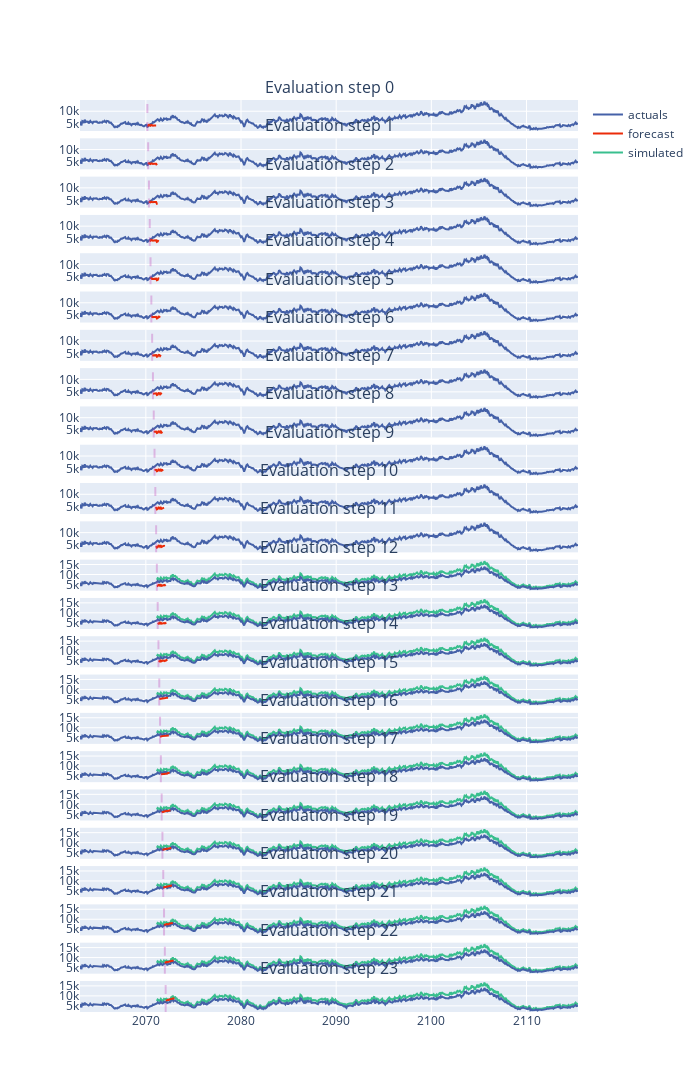

The notebook cell this image was saved under:
### Markdown cell above
## Detailed View

### Code cell
fig = evaluator.plot_detail(run = 0)
fig.update_layout(width=700, height=5000)
fig

### Figure 1 — Plotly figure (JSON) as saved in the notebook; plotly's stock layout.template omitted (floating-point values rounded to 4 significant figures; data arrays with more than 128 entries replaced by an {"elided": "..."} marker saying what was removed)
{"data": [{"line": {"color": "#4561a8"}, "mode": "lines", "name": "actuals", "showlegend": true, "type": "scatter", "x": {"elided": "629 str values"}, "xaxis": "x", "y": {"elided": "629 int values"}, "yaxis": "y"}, {"line": {"color": "#eb2b09"}, "mode": "lines", "name": "forecast", "showlegend": true, "type": "scatter", "x": ["2070-02-28", "2070-03-31", "2070-04-30", "2070-05-31", "2070-06-30", "2070-07-31", "2070-08-31", "2070-09-30", "2070-10-31", "2070-11-30", "2070-12-31", "2071-01-31"], "xaxis": "x", "y": [4267.0, 4195.0, 4545.0, 4371.0, 4210.0, 4491.0, 4211.0, 4242.0, 4319.0, 4298.0, 4179.0, 4335.0], "yaxis": "y"}, {"line": {"color": "#4561a8"}, "mode": "lines", "name": "actuals", "showlegend": false, "type": "scatter", "x": {"elided": "629 str values"}, "xaxis": "x2", "y": {"elided": "629 int values"}, "yaxis": "y2"}, {"line": {"color": "#eb2b09"}, "mode": "lines", "name": "forecast", "showlegend": false, "type": "scatter", "x": ["2070-03-31", "2070-04-30", "2070-05-31", "2070-06-30", "2070-07-31", "2070-08-31", "2070-09-30", "2070-10-31", "2070-11-30", "2070-12-31", "2071-01-31", "2071-02-28"], "xaxis": "x2", "y": [4180.0, 4529.0, 4353.0, 4192.0, 4471.0, 4191.0, 4222.0, 4300.0, 4280.0, 4163.0, 4317.0, 3699.0], "yaxis": "y2"}, {"line": {"color": "#4561a8"}, "mode": "lines", "name": "actuals", "showlegend": false, "type": "scatter", "x": {"elided": "629 str values"}, "xaxis": "x3", "y": {"elided": "629 int values"}, "yaxis": "y3"}, {"line": {"color": "#eb2b09"}, "mode": "lines", "name": "forecast", "showlegend": false, "type": "scatter", "x": ["2070-04-30", "2070-05-31", "2070-06-30", "2070-07-31", "2070-08-31", "2070-09-30", "2070-10-31", "2070-11-30", "2070-12-31", "2071-01-31", "2071-02-28", "2071-03-31"], "xaxis": "x3", "y": [4517.0, 4341.0, 4179.0, 4457.0, 4177.0, 4208.0, 4286.0, 4267.0, 4150.0, 4303.0, 3688.0, 3823.0], "yaxis": "y3"}, {"line": {"color": "#4561a8"}, "mode": "lines", "name": "actuals", "showlegend": false, "type": "scatter", "x": {"elided": "629 str values"}, "xaxis": "x4", "y": {"elided": "629 int values"}, "yaxis": "y4"}, {"line": {"color": "#eb2b09"}, "mode": "lines", "name": "forecast", "showlegend": false, "type": "scatter", "x": ["2070-05-31", "2070-06-30", "2070-07-31", "2070-08-31", "2070-09-30", "2070-10-31", "2070-11-30", "2070-12-31", "2071-01-31", "2071-02-28", "2071-03-31", "2071-04-30"], "xaxis": "x4", "y": [4338.0, 4175.0, 4454.0, 4173.0, 4204.0, 4282.0, 4263.0, 4146.0, 4299.0, 3685.0, 3820.0, 4433.0], "yaxis": "y4"}, {"line": {"color": "#4561a8"}, "mode": "lines", "name": "actuals", "showlegend": false, "type": "scatter", "x": {"elided": "629 str values"}, "xaxis": "x5", "y": {"elided": "629 int values"}, "yaxis": "y5"}, {"line": {"color": "#eb2b09"}, "mode": "lines", "name": "forecast", "showlegend": false, "type": "scatter", "x": ["2070-06-30", "2070-07-31", "2070-08-31", "2070-09-30", "2070-10-31", "2070-11-30", "2070-12-31", "2071-01-31", "2071-02-28", "2071-03-31", "2071-04-30", "2071-05-31"], "xaxis": "x5", "y": [4188.0, 4468.0, 4187.0, 4219.0, 4297.0, 4279.0, 4162.0, 4316.0, 3700.0, 3833.0, 4445.0, 4399.0], "yaxis": "y5"}, {"line": {"color": "#4561a8"}, "mode": "lines", "name": "actuals", "showlegend": false, "type": "scatter", "x": {"elided": "629 str values"}, "xaxis": "x6", "y": {"elided": "629 int values"}, "yaxis": "y6"}, {"line": {"color": "#eb2b09"}, "mode": "lines", "name": "forecast", "showlegend": false, "type": "scatter", "x": ["2070-07-31", "2070-08-31", "2070-09-30", "2070-10-31", "2070-11-30", "2070-12-31", "2071-01-31", "2071-02-28", "2071-03-31", "2071-04-30", "2071-05-31", "2071-06-30"], "xaxis": "x6", "y": [4485.0, 4205.0, 4238.0, 4318.0, 4300.0, 4184.0, 4341.0, 3722.0, 3852.0, 4460.0, 4412.0, 4003.0], "yaxis": "y6"}, {"line": {"color": "#4561a8"}, "mode": "lines", "name": "actuals", "showlegend": false, "type": "scatter", "x": {"elided": "629 str values"}, "xaxis": "x7", "y": {"elided": "629 int values"}, "yaxis": "y7"}, {"line": {"color": "#eb2b09"}, "mode": "lines", "name": "forecast", "showlegend": false, "type": "scatter", "x": ["2070-08-31", "2070-09-30", "2070-10-31", "2070-11-30", "2070-12-31", "2071-01-31", "2071-02-28", "2071-03-31", "2071-04-30", "2071-05-31", "2071-06-30", "2071-07-31"], "xaxis": "x7", "y": [4218.0, 4251.0, 4330.0, 4313.0, 4199.0, 4356.0, 3743.0, 3869.0, 4470.0, 4420.0, 4016.0, 4422.0], "yaxis": "y7"}, {"line": {"color": "#4561a8"}, "mode": "lines", "name": "actuals", "showlegend": false, "type": "scatter", "x": {"elided": "629 str values"}, "xaxis": "x8", "y": {"elided": "629 int values"}, "yaxis": "y8"}, {"line": {"color": "#eb2b09"}, "mode": "lines", "name": "forecast", "showlegend": false, "type": "scatter", "x": ["2070-09-30", "2070-10-31", "2070-11-30", "2070-12-31", "2071-01-31", "2071-02-28", "2071-03-31", "2071-04-30", "2071-05-31", "2071-06-30", "2071-07-31", "2071-08-31"], "xaxis": "x8", "y": [4270.0, 4353.0, 4338.0, 4225.0, 4389.0, 3772.0, 3899.0, 4501.0, 4447.0, 4032.0, 4440.0, 4034.0], "yaxis": "y8"}, {"line": {"color": "#4561a8"}, "mode": "lines", "name": "actuals", "showlegend": false, "type": "scatter", "x": {"elided": "629 str values"}, "xaxis": "x9", "y": {"elided": "629 int values"}, "yaxis": "y9"}, {"line": {"color": "#eb2b09"}, "mode": "lines", "name": "forecast", "showlegend": false, "type": "scatter", "x": ["2070-10-31", "2070-11-30", "2070-12-31", "2071-01-31", "2071-02-28", "2071-03-31", "2071-04-30", "2071-05-31", "2071-06-30", "2071-07-31", "2071-08-31", "2071-09-30"], "xaxis": "x9", "y": [4387.0, 4375.0, 4265.0, 4439.0, 3825.0, 3956.0, 4555.0, 4495.0, 4072.0, 4473.0, 4061.0, 4311.0], "yaxis": "y9"}, {"line": {"color": "#4561a8"}, "mode": "lines", "name": "actuals", "showlegend": false, "type": "scatter", "x": {"elided": "629 str values"}, "xaxis": "x10", "y": {"elided": "629 int values"}, "yaxis": "y10"}, {"line": {"color": "#eb2b09"}, "mode": "lines", "name": "forecast", "showlegend": false, "type": "scatter", "x": ["2070-11-30", "2070-12-31", "2071-01-31", "2071-02-28", "2071-03-31", "2071-04-30", "2071-05-31", "2071-06-30", "2071-07-31", "2071-08-31", "2071-09-30", "2071-10-31"], "xaxis": "x10", "y": [4423.0, 4316.0, 4495.0, 3881.0, 4019.0, 4622.0, 4560.0, 4133.0, 4529.0, 4111.0, 4357.0, 4506.0], "yaxis": "y10"}, {"line": {"color": "#4561a8"}, "mode": "lines", "name": "actuals", "showlegend": false, "type": "scatter", "x": {"elided": "629 str values"}, "xaxis": "x11", "y": {"elided": "629 int values"}, "yaxis": "y11"}, {"line": {"color": "#eb2b09"}, "mode": "lines", "name": "forecast", "showlegend": false, "type": "scatter", "x": ["2070-12-31", "2071-01-31", "2071-02-28", "2071-03-31", "2071-04-30", "2071-05-31", "2071-06-30", "2071-07-31", "2071-08-31", "2071-09-30", "2071-10-31", "2071-11-30"], "xaxis": "x11", "y": [4381.0, 4564.0, 3947.0, 4097.0, 4707.0, 4648.0, 4220.0, 4610.0, 4186.0, 4425.0, 4570.0, 4646.0], "yaxis": "y11"}, {"line": {"color": "#4561a8"}, "mode": "lines", "name": "actuals", "showlegend": false, "type": "scatter", "x": {"elided": "629 str values"}, "xaxis": "x12", "y": {"elided": "629 int values"}, "yaxis": "y12"}, {"line": {"color": "#eb2b09"}, "mode": "lines", "name": "forecast", "showlegend": false, "type": "scatter", "x": ["2071-01-31", "2071-02-28", "2071-03-31", "2071-04-30", "2071-05-31", "2071-06-30", "2071-07-31", "2071-08-31", "2071-09-30", "2071-10-31", "2071-11-30", "2071-12-31"], "xaxis": "x12", "y": [4623.0, 3995.0, 4158.0, 4779.0, 4726.0, 4299.0, 4687.0, 4256.0, 4489.0, 4628.0, 4698.0, 4544.0], "yaxis": "y12"}, {"line": {"color": "#39bf8e"}, "mode": "lines", "name": "simulated", "showlegend": true, "type": "scatter", "x": {"elided": "532 str values"}, "xaxis": "x13", "y": {"elided": "532 int values"}, "yaxis": "y13"}, {"line": {"color": "#4561a8"}, "mode": "lines", "name": "actuals", "showlegend": false, "type": "scatter", "x": {"elided": "629 str values"}, "xaxis": "x13", "y": {"elided": "629 int values"}, "yaxis": "y13"}, {"line": {"color": "#eb2b09"}, "mode": "lines", "name": "forecast", "showlegend": false, "type": "scatter", "x": ["2071-02-28", "2071-03-31", "2071-04-30", "2071-05-31", "2071-06-30", "2071-07-31", "2071-08-31", "2071-09-30", "2071-10-31", "2071-11-30", "2071-12-31", "2072-01-31"], "xaxis": "x13", "y": [4052.0, 4231.0, 4865.0, 4824.0, 4403.0, 4792.0, 4359.0, 4585.0, 4716.0, 4781.0, 4625.0, 5020.0], "yaxis": "y13"}, {"line": {"color": "#39bf8e"}, "mode": "lines", "name": "simulated", "showlegend": false, "type": "scatter", "x": {"elided": "532 str values"}, "xaxis": "x14", "y": {"elided": "532 int values"}, "yaxis": "y14"}, {"line": {"color": "#4561a8"}, "mode": "lines", "name": "actuals", "showlegend": false, "type": "scatter", "x": {"elided": "629 str values"}, "xaxis": "x14", "y": {"elided": "629 int values"}, "yaxis": "y14"}, {"line": {"color": "#eb2b09"}, "mode": "lines", "name": "forecast", "showlegend": false, "type": "scatter", "x": ["2071-03-31", "2071-04-30", "2071-05-31", "2071-06-30", "2071-07-31", "2071-08-31", "2071-09-30", "2071-10-31", "2071-11-30", "2071-12-31", "2072-01-31", "2072-02-29"], "xaxis": "x14", "y": [4265.0, 4941.0, 4951.0, 4579.0, 5004.0, 4587.0, 4805.0, 4905.0, 4927.0, 4725.0, 5076.0, 5006.0], "yaxis": "y14"}, {"line": {"color": "#39bf8e"}, "mode": "lines", "name": "simulated", "showlegend": false, "type": "scatter", "x": {"elided": "532 str values"}, "xaxis": "x15", "y": {"elided": "532 int values"}, "yaxis": "y15"}, {"line": {"color": "#4561a8"}, "mode": "lines", "name": "actuals", "showlegend": false, "type": "scatter", "x": {"elided": "629 str values"}, "xaxis": "x15", "y": {"elided": "629 int values"}, "yaxis": "y15"}, {"line": {"color": "#eb2b09"}, "mode": "lines", "name": "forecast", "showlegend": false, "type": "scatter", "x": ["2071-04-30", "2071-05-31", "2071-06-30", "2071-07-31", "2071-08-31", "2071-09-30", "2071-10-31", "2071-11-30", "2071-12-31", "2072-01-31", "2072-02-29", "2072-03-31"], "xaxis": "x15", "y": [5076.0, 5133.0, 4818.0, 5299.0, 4928.0, 5171.0, 5271.0, 5272.0, 5031.0, 5343.0, 5558.0, 5101.0], "yaxis": "y15"}, {"line": {"color": "#39bf8e"}, "mode": "lines", "name": "simulated", "showlegend": false, "type": "scatter", "x": {"elided": "532 str values"}, "xaxis": "x16", "y": {"elided": "532 int values"}, "yaxis": "y16"}, {"line": {"color": "#4561a8"}, "mode": "lines", "name": "actuals", "showlegend": false, "type": "scatter", "x": {"elided": "629 str values"}, "xaxis": "x16", "y": {"elided": "629 int values"}, "yaxis": "y16"}, {"line": {"color": "#eb2b09"}, "mode": "lines", "name": "forecast", "showlegend": false, "type": "scatter", "x": ["2071-05-31", "2071-06-30", "2071-07-31", "2071-08-31", "2071-09-30", "2071-10-31", "2071-11-30", "2071-12-31", "2072-01-31", "2072-02-29", "2072-03-31", "2072-04-30"], "xaxis": "x16", "y": [5265.0, 5270.0, 5497.0, 5401.0, 5496.0, 5525.0, 5547.0, 5504.0, 5671.0, 5772.0, 5694.0, 5870.0], "yaxis": "y16"}, {"line": {"color": "#39bf8e"}, "mode": "lines", "name": "simulated", "showlegend": false, "type": "scatter", "x": {"elided": "532 str values"}, "xaxis": "x17", "y": {"elided": "532 int values"}, "yaxis": "y17"}, {"line": {"color": "#4561a8"}, "mode": "lines", "name": "actuals", "showlegend": false, "type": "scatter", "x": {"elided": "629 str values"}, "xaxis": "x17", "y": {"elided": "629 int values"}, "yaxis": "y17"}, {"line": {"color": "#eb2b09"}, "mode": "lines", "name": "forecast", "showlegend": false, "type": "scatter", "x": ["2071-06-30", "2071-07-31", "2071-08-31", "2071-09-30", "2071-10-31", "2071-11-30", "2071-12-31", "2072-01-31", "2072-02-29", "2072-03-31", "2072-04-30", "2072-05-31"], "xaxis": "x17", "y": [5537.0, 5772.0, 5696.0, 5801.0, 5841.0, 5875.0, 5846.0, 6015.0, 6124.0, 6071.0, 6262.0, 6077.0], "yaxis": "y17"}, {"line": {"color": "#39bf8e"}, "mode": "lines", "name": "simulated", "showlegend": false, "type": "scatter", "x": {"elided": "532 str values"}, "xaxis": "x18", "y": {"elided": "532 int values"}, "yaxis": "y18"}, {"line": {"color": "#4561a8"}, "mode": "lines", "name": "actuals", "showlegend": false, "type": "scatter", "x": {"elided": "629 str values"}, "xaxis": "x18", "y": {"elided": "629 int values"}, "yaxis": "y18"}, {"line": {"color": "#eb2b09"}, "mode": "lines", "name": "forecast", "showlegend": false, "type": "scatter", "x": ["2071-07-31", "2071-08-31", "2071-09-30", "2071-10-31", "2071-11-30", "2071-12-31", "2072-01-31", "2072-02-29", "2072-03-31", "2072-04-30", "2072-05-31", "2072-06-30"], "xaxis": "x18", "y": [5926.0, 5854.0, 5970.0, 6021.0, 6066.0, 6042.0, 6227.0, 6340.0, 6291.0, 6485.0, 6312.0, 6474.0], "yaxis": "y18"}, {"line": {"color": "#39bf8e"}, "mode": "lines", "name": "simulated", "showlegend": false, "type": "scatter", "x": {"elided": "532 str values"}, "xaxis": "x19", "y": {"elided": "532 int values"}, "yaxis": "y19"}, {"line": {"color": "#4561a8"}, "mode": "lines", "name": "actuals", "showlegend": false, "type": "scatter", "x": {"elided": "629 str values"}, "xaxis": "x19", "y": {"elided": "629 int values"}, "yaxis": "y19"}, {"line": {"color": "#eb2b09"}, "mode": "lines", "name": "forecast", "showlegend": false, "type": "scatter", "x": ["2071-08-31", "2071-09-30", "2071-10-31", "2071-11-30", "2071-12-31", "2072-01-31", "2072-02-29", "2072-03-31", "2072-04-30", "2072-05-31", "2072-06-30", "2072-07-31"], "xaxis": "x19", "y": [6074.0, 6215.0, 6291.0, 6358.0, 6346.0, 6561.0, 6684.0, 6630.0, 6832.0, 6670.0, 6866.0, 7022.0], "yaxis": "y19"}, {"line": {"color": "#39bf8e"}, "mode": "lines", "name": "simulated", "showlegend": false, "type": "scatter", "x": {"elided": "532 str values"}, "xaxis": "x20", "y": {"elided": "532 int values"}, "yaxis": "y20"}, {"line": {"color": "#4561a8"}, "mode": "lines", "name": "actuals", "showlegend": false, "type": "scatter", "x": {"elided": "629 str values"}, "xaxis": "x20", "y": {"elided": "629 int values"}, "yaxis": "y20"}, {"line": {"color": "#eb2b09"}, "mode": "lines", "name": "forecast", "showlegend": false, "type": "scatter", "x": ["2071-09-30", "2071-10-31", "2071-11-30", "2071-12-31", "2072-01-31", "2072-02-29", "2072-03-31", "2072-04-30", "2072-05-31", "2072-06-30", "2072-07-31", "2072-08-31"], "xaxis": "x20", "y": [6412.0, 6507.0, 6589.0, 6584.0, 6810.0, 6925.0, 6872.0, 7079.0, 6932.0, 7146.0, 7312.0, 7327.0], "yaxis": "y20"}, {"line": {"color": "#39bf8e"}, "mode": "lines", "name": "simulated", "showlegend": false, "type": "scatter", "x": {"elided": "532 str values"}, "xaxis": "x21", "y": {"elided": "532 int values"}, "yaxis": "y21"}, {"line": {"color": "#4561a8"}, "mode": "lines", "name": "actuals", "showlegend": false, "type": "scatter", "x": {"elided": "629 str values"}, "xaxis": "x21", "y": {"elided": "629 int values"}, "yaxis": "y21"}, {"line": {"color": "#eb2b09"}, "mode": "lines", "name": "forecast", "showlegend": false, "type": "scatter", "x": ["2071-10-31", "2071-11-30", "2071-12-31", "2072-01-31", "2072-02-29", "2072-03-31", "2072-04-30", "2072-05-31", "2072-06-30", "2072-07-31", "2072-08-31", "2072-09-30"], "xaxis": "x21", "y": [6721.0, 6827.0, 6827.0, 7107.0, 7256.0, 7172.0, 7371.0, 7235.0, 7514.0, 7645.0, 7717.0, 7699.0], "yaxis": "y21"}, {"line": {"color": "#39bf8e"}, "mode": "lines", "name": "simulated", "showlegend": false, "type": "scatter", "x": {"elided": "532 str values"}, "xaxis": "x22", "y": {"elided": "532 int values"}, "yaxis": "y22"}, {"line": {"color": "#4561a8"}, "mode": "lines", "name": "actuals", "showlegend": false, "type": "scatter", "x": {"elided": "629 str values"}, "xaxis": "x22", "y": {"elided": "629 int values"}, "yaxis": "y22"}, {"line": {"color": "#eb2b09"}, "mode": "lines", "name": "forecast", "showlegend": false, "type": "scatter", "x": ["2071-11-30", "2071-12-31", "2072-01-31", "2072-02-29", "2072-03-31", "2072-04-30", "2072-05-31", "2072-06-30", "2072-07-31", "2072-08-31", "2072-09-30", "2072-10-31"], "xaxis": "x22", "y": [7102.0, 7107.0, 7440.0, 7629.0, 7510.0, 7690.0, 7565.0, 7912.0, 8013.0, 8153.0, 8134.0, 8119.0], "yaxis": "y22"}, {"line": {"color": "#39bf8e"}, "mode": "lines", "name": "simulated", "showlegend": false, "type": "scatter", "x": {"elided": "532 str values"}, "xaxis": "x23", "y": {"elided": "532 int values"}, "yaxis": "y23"}, {"line": {"color": "#4561a8"}, "mode": "lines", "name": "actuals", "showlegend": false, "type": "scatter", "x": {"elided": "629 str values"}, "xaxis": "x23", "y": {"elided": "629 int values"}, "yaxis": "y23"}, {"line": {"color": "#eb2b09"}, "mode": "lines", "name": "forecast", "showlegend": false, "type": "scatter", "x": ["2071-12-31", "2072-01-31", "2072-02-29", "2072-03-31", "2072-04-30", "2072-05-31", "2072-06-30", "2072-07-31", "2072-08-31", "2072-09-30", "2072-10-31", "2072-11-30"], "xaxis": "x23", "y": [7252.0, 7600.0, 7821.0, 7709.0, 7886.0, 7764.0, 8113.0, 8234.0, 8383.0, 8389.0, 8406.0, 8463.0], "yaxis": "y23"}, {"line": {"color": "#39bf8e"}, "mode": "lines", "name": "simulated", "showlegend": false, "type": "scatter", "x": {"elided": "532 str values"}, "xaxis": "x24", "y": {"elided": "532 int values"}, "yaxis": "y24"}, {"line": {"color": "#4561a8"}, "mode": "lines", "name": "actuals", "showlegend": false, "type": "scatter", "x": {"elided": "629 str values"}, "xaxis": "x24", "y": {"elided": "629 int values"}, "yaxis": "y24"}, {"line": {"color": "#eb2b09"}, "mode": "lines", "name": "forecast", "showlegend": false, "type": "scatter", "x": ["2072-01-31", "2072-02-29", "2072-03-31", "2072-04-30", "2072-05-31", "2072-06-30", "2072-07-31", "2072-08-31", "2072-09-30", "2072-10-31", "2072-11-30", "2072-12-31"], "xaxis": "x24", "y": [7722.0, 7994.0, 7865.0, 8036.0, 7915.0, 8281.0, 8408.0, 8581.0, 8602.0, 8627.0, 8692.0, 8807.0], "yaxis": "y24"}], "layout": {"annotations": [{"font": {"size": 16}, "showarrow": false, "text": "Evaluation step 0", "x": 0.5, "xanchor": "center", "xref": "paper", "y": 1, "yanchor": "bottom", "yref": "paper"}, {"font": {"size": 16}, "showarrow": false, "text": "Evaluation step 1", "x": 0.5, "xanchor": "center", "xref": "paper", "y": 0.958, "yanchor": "bottom", "yref": "paper"}, {"font": {"size": 16}, "showarrow": false, "text": "Evaluation step 2", "x": 0.5, "xanchor": "center", "xref": "paper", "y": 0.916, "yanchor": "bottom", "yref": "paper"}, {"font": {"size": 16}, "showarrow": false, "text": "Evaluation step 3", "x": 0.5, "xanchor": "center", "xref": "paper", "y": 0.874, "yanchor": "bottom", "yref": "paper"}, {"font": {"size": 16}, "showarrow": false, "text": "Evaluation step 4", "x": 0.5, "xanchor": "center", "xref": "paper", "y": 0.832, "yanchor": "bottom", "yref": "paper"}, {"font": {"size": 16}, "showarrow": false, "text": "Evaluation step 5", "x": 0.5, "xanchor": "center", "xref": "paper", "y": 0.79, "yanchor": "bottom", "yref": "paper"}, {"font": {"size": 16}, "showarrow": false, "text": "Evaluation step 6", "x": 0.5, "xanchor": "center", "xref": "paper", "y": 0.748, "yanchor": "bottom", "yref": "paper"}, {"font": {"size": 16}, "showarrow": false, "text": "Evaluation step 7", "x": 0.5, "xanchor": "center", "xref": "paper", "y": 0.706, "yanchor": "bottom", "yref": "paper"}, {"font": {"size": 16}, "showarrow": false, "text": "Evaluation step 8", "x": 0.5, "xanchor": "center", "xref": "paper", "y": 0.664, "yanchor": "bottom", "yref": "paper"}, {"font": {"size": 16}, "showarrow": false, "text": "Evaluation step 9", "x": 0.5, "xanchor": "center", "xref": "paper", "y": 0.622, "yanchor": "bottom", "yref": "paper"}, {"font": {"size": 16}, "showarrow": false, "text": "Evaluation step 10", "x": 0.5, "xanchor": "center", "xref": "paper", "y": 0.58, "yanchor": "bottom", "yref": "paper"}, {"font": {"size": 16}, "showarrow": false, "text": "Evaluation step 11", "x": 0.5, "xanchor": "center", "xref": "paper", "y": 0.538, "yanchor": "bottom", "yref": "paper"}, {"font": {"size": 16}, "showarrow": false, "text": "Evaluation step 12", "x": 0.5, "xanchor": "center", "xref": "paper", "y": 0.496, "yanchor": "bottom", "yref": "paper"}, {"font": {"size": 16}, "showarrow": false, "text": "Evaluation step 13", "x": 0.5, "xanchor": "center", "xref": "paper", "y": 0.454, "yanchor": "bottom", "yref": "paper"}, {"font": {"size": 16}, "showarrow": false, "text": "Evaluation step 14", "x": 0.5, "xanchor": "center", "xref": "paper", "y": 0.412, "yanchor": "bottom", "yref": "paper"}, {"font": {"size": 16}, "showarrow": false, "text": "Evaluation step 15", "x": 0.5, "xanchor": "center", "xref": "paper", "y": 0.37, "yanchor": "bottom", "yref": "paper"}, {"font": {"size": 16}, "showarrow": false, "text": "Evaluation step 16", "x": 0.5, "xanchor": "center", "xref": "paper", "y": 0.328, "yanchor": "bottom", "yref": "paper"}, {"font": {"size": 16}, "showarrow": false, "text": "Evaluation step 17", "x": 0.5, "xanchor": "center", "xref": "paper", "y": 0.286, "yanchor": "bottom", "yref": "paper"}, {"font": {"size": 16}, "showarrow": false, "text": "Evaluation step 18", "x": 0.5, "xanchor": "center", "xref": "paper", "y": 0.244, "yanchor": "bottom", "yref": "paper"}, {"font": {"size": 16}, "showarrow": false, "text": "Evaluation step 19", "x": 0.5, "xanchor": "center", "xref": "paper", "y": 0.202, "yanchor": "bottom", "yref": "paper"}, {"font": {"size": 16}, "showarrow": false, "text": "Evaluation step 20", "x": 0.5, "xanchor": "center", "xref": "paper", "y": 0.16, "yanchor": "bottom", "yref": "paper"}, {"font": {"size": 16}, "showarrow": false, "text": "Evaluation step 21", "x": 0.5, "xanchor": "center", "xref": "paper", "y": 0.118, "yanchor": "bottom", "yref": "paper"}, {"font": {"size": 16}, "showarrow": false, "text": "Evaluation step 22", "x": 0.5, "xanchor": "center", "xref": "paper", "y": 0.076, "yanchor": "bottom", "yref": "paper"}, {"font": {"size": 16}, "showarrow": false, "text": "Evaluation step 23", "x": 0.5, "xanchor": "center", "xref": "paper", "y": 0.034, "yanchor": "bottom", "yref": "paper"}], "height": 5000, "shapes": [{"line": {"color": "#bf39b4", "dash": "dash", "width": 2}, "name": "forecast origin 2070-02-28", "opacity": 0.3, "type": "line", "x0": "2070-02-28", "x1": "2070-02-28", "xref": "x", "y0": 0, "y1": 1, "yref": "y domain"}, {"line": {"color": "#bf39b4", "dash": "dash", "width": 2}, "name": "forecast origin 2070-03-31", "opacity": 0.3, "type": "line", "x0": "2070-03-31", "x1": "2070-03-31", "xref": "x2", "y0": 0, "y1": 1, "yref": "y2 domain"}, {"line": {"color": "#bf39b4", "dash": "dash", "width": 2}, "name": "forecast origin 2070-04-30", "opacity": 0.3, "type": "line", "x0": "2070-04-30", "x1": "2070-04-30", "xref": "x3", "y0": 0, "y1": 1, "yref": "y3 domain"}, {"line": {"color": "#bf39b4", "dash": "dash", "width": 2}, "name": "forecast origin 2070-05-31", "opacity": 0.3, "type": "line", "x0": "2070-05-31", "x1": "2070-05-31", "xref": "x4", "y0": 0, "y1": 1, "yref": "y4 domain"}, {"line": {"color": "#bf39b4", "dash": "dash", "width": 2}, "name": "forecast origin 2070-06-30", "opacity": 0.3, "type": "line", "x0": "2070-06-30", "x1": "2070-06-30", "xref": "x5", "y0": 0, "y1": 1, "yref": "y5 domain"}, {"line": {"color": "#bf39b4", "dash": "dash", "width": 2}, "name": "forecast origin 2070-07-31", "opacity": 0.3, "type": "line", "x0": "2070-07-31", "x1": "2070-07-31", "xref": "x6", "y0": 0, "y1": 1, "yref": "y6 domain"}, {"line": {"color": "#bf39b4", "dash": "dash", "width": 2}, "name": "forecast origin 2070-08-31", "opacity": 0.3, "type": "line", "x0": "2070-08-31", "x1": "2070-08-31", "xref": "x7", "y0": 0, "y1": 1, "yref": "y7 domain"}, {"line": {"color": "#bf39b4", "dash": "dash", "width": 2}, "name": "forecast origin 2070-09-30", "opacity": 0.3, "type": "line", "x0": "2070-09-30", "x1": "2070-09-30", "xref": "x8", "y0": 0, "y1": 1, "yref": "y8 domain"}, {"line": {"color": "#bf39b4", "dash": "dash", "width": 2}, "name": "forecast origin 2070-10-31", "opacity": 0.3, "type": "line", "x0": "2070-10-31", "x1": "2070-10-31", "xref": "x9", "y0": 0, "y1": 1, "yref": "y9 domain"}, {"line": {"color": "#bf39b4", "dash": "dash", "width": 2}, "name": "forecast origin 2070-11-30", "opacity": 0.3, "type": "line", "x0": "2070-11-30", "x1": "2070-11-30", "xref": "x10", "y0": 0, "y1": 1, "yref": "y10 domain"}, {"line": {"color": "#bf39b4", "dash": "dash", "width": 2}, "name": "forecast origin 2070-12-31", "opacity": 0.3, "type": "line", "x0": "2070-12-31", "x1": "2070-12-31", "xref": "x11", "y0": 0, "y1": 1, "yref": "y11 domain"}, {"line": {"color": "#bf39b4", "dash": "dash", "width": 2}, "name": "forecast origin 2071-01-31", "opacity": 0.3, "type": "line", "x0": "2071-01-31", "x1": "2071-01-31", "xref": "x12", "y0": 0, "y1": 1, "yref": "y12 domain"}, {"line": {"color": "#bf39b4", "dash": "dash", "width": 2}, "name": "forecast origin 2071-02-28", "opacity": 0.3, "type": "line", "x0": "2071-02-28", "x1": "2071-02-28", "xref": "x13", "y0": 0, "y1": 1, "yref": "y13 domain"}, {"line": {"color": "#bf39b4", "dash": "dash", "width": 2}, "name": "forecast origin 2071-03-31", "opacity": 0.3, "type": "line", "x0": "2071-03-31", "x1": "2071-03-31", "xref": "x14", "y0": 0, "y1": 1, "yref": "y14 domain"}, {"line": {"color": "#bf39b4", "dash": "dash", "width": 2}, "name": "forecast origin 2071-04-30", "opacity": 0.3, "type": "line", "x0": "2071-04-30", "x1": "2071-04-30", "xref": "x15", "y0": 0, "y1": 1, "yref": "y15 domain"}, {"line": {"color": "#bf39b4", "dash": "dash", "width": 2}, "name": "forecast origin 2071-05-31", "opacity": 0.3, "type": "line", "x0": "2071-05-31", "x1": "2071-05-31", "xref": "x16", "y0": 0, "y1": 1, "yref": "y16 domain"}, {"line": {"color": "#bf39b4", "dash": "dash", "width": 2}, "name": "forecast origin 2071-06-30", "opacity": 0.3, "type": "line", "x0": "2071-06-30", "x1": "2071-06-30", "xref": "x17", "y0": 0, "y1": 1, "yref": "y17 domain"}, {"line": {"color": "#bf39b4", "dash": "dash", "width": 2}, "name": "forecast origin 2071-07-31", "opacity": 0.3, "type": "line", "x0": "2071-07-31", "x1": "2071-07-31", "xref": "x18", "y0": 0, "y1": 1, "yref": "y18 domain"}, {"line": {"color": "#bf39b4", "dash": "dash", "width": 2}, "name": "forecast origin 2071-08-31", "opacity": 0.3, "type": "line", "x0": "2071-08-31", "x1": "2071-08-31", "xref": "x19", "y0": 0, "y1": 1, "yref": "y19 domain"}, {"line": {"color": "#bf39b4", "dash": "dash", "width": 2}, "name": "forecast origin 2071-09-30", "opacity": 0.3, "type": "line", "x0": "2071-09-30", "x1": "2071-09-30", "xref": "x20", "y0": 0, "y1": 1, "yref": "y20 domain"}, {"line": {"color": "#bf39b4", "dash": "dash", "width": 2}, "name": "forecast origin 2071-10-31", "opacity": 0.3, "type": "line", "x0": "2071-10-31", "x1": "2071-10-31", "xref": "x21", "y0": 0, "y1": 1, "yref": "y21 domain"}, {"line": {"color": "#bf39b4", "dash": "dash", "width": 2}, "name": "forecast origin 2071-11-30", "opacity": 0.3, "type": "line", "x0": "2071-11-30", "x1": "2071-11-30", "xref": "x22", "y0": 0, "y1": 1, "yref": "y22 domain"}, {"line": {"color": "#bf39b4", "dash": "dash", "width": 2}, "name": "forecast origin 2071-12-31", "opacity": 0.3, "type": "line", "x0": "2071-12-31", "x1": "2071-12-31", "xref": "x23", "y0": 0, "y1": 1, "yref": "y23 domain"}, {"line": {"color": "#bf39b4", "dash": "dash", "width": 2}, "name": "forecast origin 2072-01-31", "opacity": 0.3, "type": "line", "x0": "2072-01-31", "x1": "2072-01-31", "xref": "x24", "y0": 0, "y1": 1, "yref": "y24 domain"}], "width": 700, "xaxis": {"anchor": "y", "domain": [0, 1], "matches": "x24", "showticklabels": false}, "xaxis10": {"anchor": "y10", "domain": [0, 1], "matches": "x24", "showticklabels": false}, "xaxis11": {"anchor": "y11", "domain": [0, 1], "matches": "x24", "showticklabels": false}, "xaxis12": {"anchor": "y12", "domain": [0, 1], "matches": "x24", "showticklabels": false}, "xaxis13": {"anchor": "y13", "domain": [0, 1], "matches": "x24", "showticklabels": false}, "xaxis14": {"anchor": "y14", "domain": [0, 1], "matches": "x24", "showticklabels": false}, "xaxis15": {"anchor": "y15", "domain": [0, 1], "matches": "x24", "showticklabels": false}, "xaxis16": {"anchor": "y16", "domain": [0, 1], "matches": "x24", "showticklabels": false}, "xaxis17": {"anchor": "y17", "domain": [0, 1], "matches": "x24", "showticklabels": false}, "xaxis18": {"anchor": "y18", "domain": [0, 1], "matches": "x24", "showticklabels": false}, "xaxis19": {"anchor": "y19", "domain": [0, 1], "matches": "x24", "showticklabels": false}, "xaxis2": {"anchor": "y2", "domain": [0, 1], "matches": "x24", "showticklabels": false}, "xaxis20": {"anchor": "y20", "domain": [0, 1], "matches": "x24", "showticklabels": false}, "xaxis21": {"anchor": "y21", "domain": [0, 1], "matches": "x24", "showticklabels": false}, "xaxis22": {"anchor": "y22", "domain": [0, 1], "matches": "x24", "showticklabels": false}, "xaxis23": {"anchor": "y23", "domain": [0, 1], "matches": "x24", "showticklabels": false}, "xaxis24": {"anchor": "y24", "domain": [0, 1]}, "xaxis3": {"anchor": "y3", "domain": [0, 1], "matches": "x24", "showticklabels": false}, "xaxis4": {"anchor": "y4", "domain": [0, 1], "matches": "x24", "showticklabels": false}, "xaxis5": {"anchor": "y5", "domain": [0, 1], "matches": "x24", "showticklabels": false}, "xaxis6": {"anchor": "y6", "domain": [0, 1], "matches": "x24", "showticklabels": false}, "xaxis7": {"anchor": "y7", "domain": [0, 1], "matches": "x24", "showticklabels": false}, "xaxis8": {"anchor": "y8", "domain": [0, 1], "matches": "x24", "showticklabels": false}, "xaxis9": {"anchor": "y9", "domain": [0, 1], "matches": "x24", "showticklabels": false}, "yaxis": {"anchor": "x", "domain": [0.966, 1]}, "yaxis10": {"anchor": "x10", "domain": [0.588, 0.622]}, "yaxis11": {"anchor": "x11", "domain": [0.546, 0.58]}, "yaxis12": {"anchor": "x12", "domain": [0.504, 0.538]}, "yaxis13": {"anchor": "x13", "domain": [0.462, 0.496]}, "yaxis14": {"anchor": "x14", "domain": [0.42, 0.454]}, "yaxis15": {"anchor": "x15", "domain": [0.378, 0.412]}, "yaxis16": {"anchor": "x16", "domain": [0.336, 0.37]}, "yaxis17": {"anchor": "x17", "domain": [0.294, 0.328]}, "yaxis18": {"anchor": "x18", "domain": [0.252, 0.286]}, "yaxis19": {"anchor": "x19", "domain": [0.21, 0.244]}, "yaxis2": {"anchor": "x2", "domain": [0.924, 0.958]}, "yaxis20": {"anchor": "x20", "domain": [0.168, 0.202]}, "yaxis21": {"anchor": "x21", "domain": [0.126, 0.16]}, "yaxis22": {"anchor": "x22", "domain": [0.084, 0.118]}, "yaxis23": {"anchor": "x23", "domain": [0.042, 0.076]}, "yaxis24": {"anchor": "x24", "domain": [0, 0.034]}, "yaxis3": {"anchor": "x3", "domain": [0.882, 0.916]}, "yaxis4": {"anchor": "x4", "domain": [0.84, 0.874]}, "yaxis5": {"anchor": "x5", "domain": [0.798, 0.832]}, "yaxis6": {"anchor": "x6", "domain": [0.756, 0.79]}, "yaxis7": {"anchor": "x7", "domain": [0.714, 0.748]}, "yaxis8": {"anchor": "x8", "domain": [0.672, 0.706]}, "yaxis9": {"anchor": "x9", "domain": [0.63, 0.664]}}}
